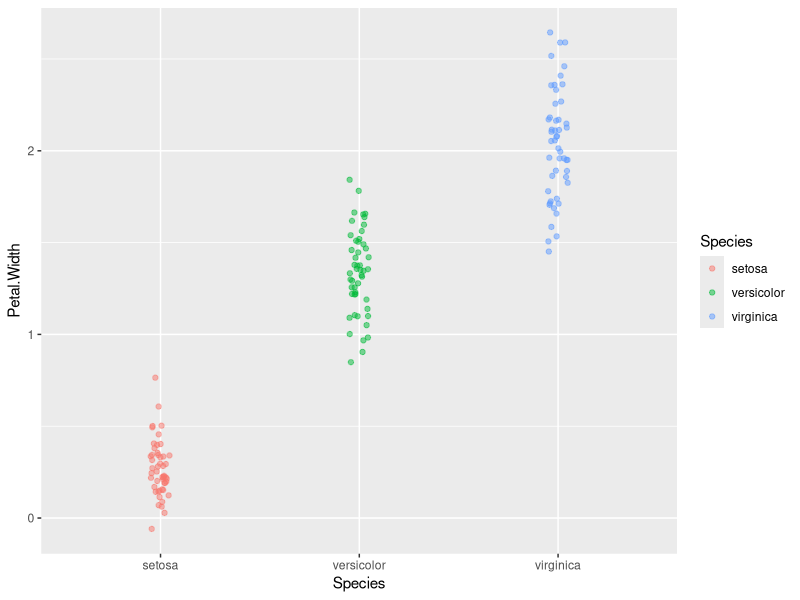
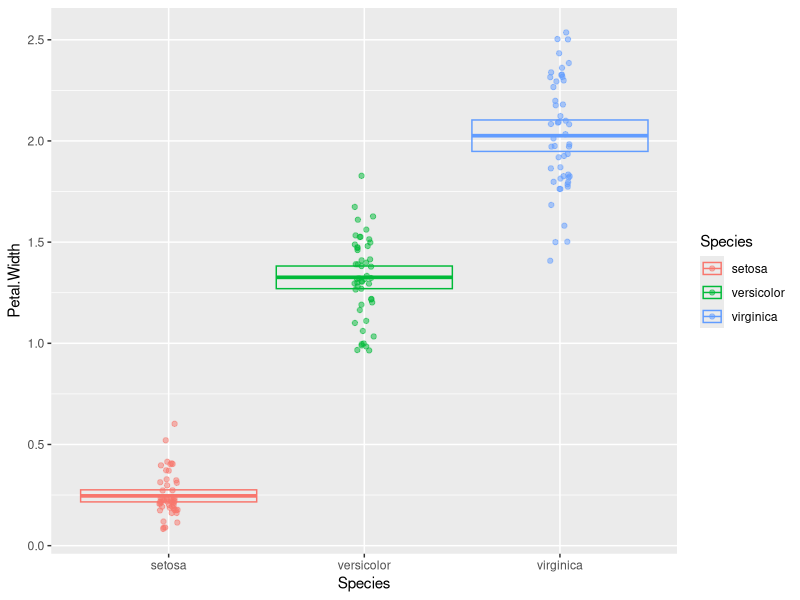
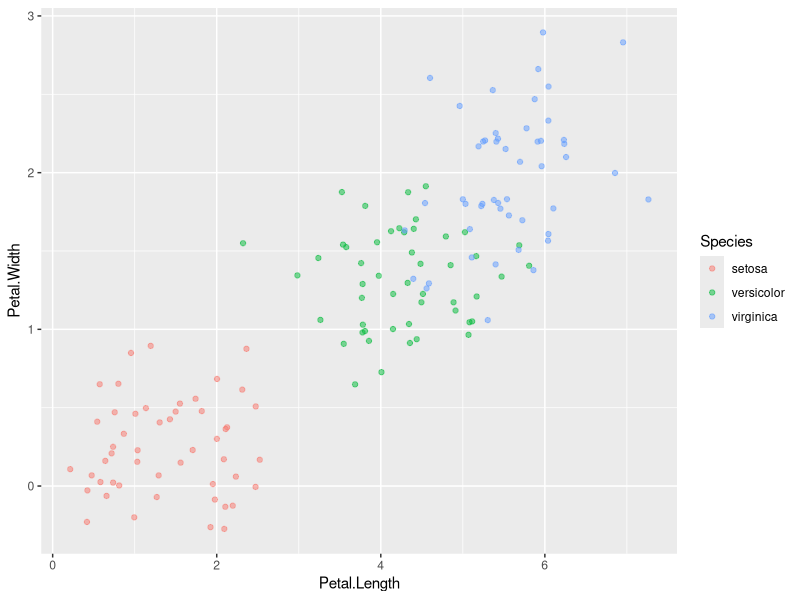
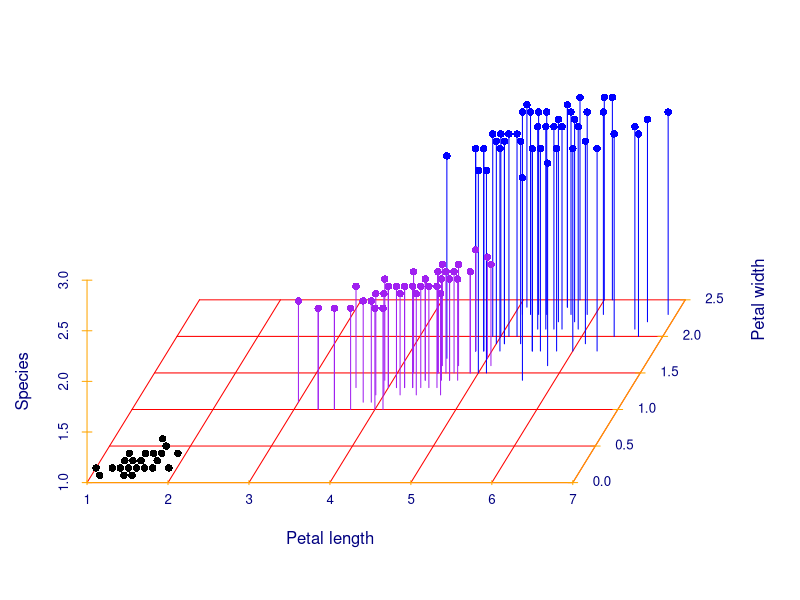

Source code (R) for these figures, in order:


# # load packages ---------------------------------------------------------

library(tidyverse)    # load the tidyverse package

library(psych)

library(scatterplot3d)




# # read data -------------------------------------------------------------

iris
iris <- as_tibble(iris)
iris

#  Q-1 --------------------------------------------------------------------

rename(
  iris,
  sepal_length = Sepal.Length,
  sepal_width = Sepal.Width,
  petal_lenght = Petal.Length,
  petal_width = Petal.Width
)


# Q-2 ---------------------------------------------------------------------

mutate_each(iris, funs(. * 10), -Species)

# Q-3 ---------------------------------------------------------------------

mutate(iris,
       Sepal.Area = Sepal.Width * Sepal.Length,
       Petal.Area = Petal.Width * Petal.Length)



# Q-4 ---------------------------------------------------------------------

summarise(
  iris,
  sample_size = n(),
  mean = (Sepal.Width),
  max = (Sepal.Width),
  median = (Sepal.Width),
  sem = mean + sqrt(sample_size)
)

scores <- c(2, 4.4, 3, 7, 4.4)
sort(scores)
min(scores)
max(scores)
median(scores)
range(scores)
quantile(scores, .25)


# Q-5 ---------------------------------------------------------------------
  iris_grouped <- group_by(iris, Species)
iris_grouped

iris_summarized <-
  summarise(
  iris_grouped,
  sample_size = n(),
  mean = mean(Petal.Width),
  sd = sd(Petal.Width),
  var = var(Petal.Width),
  stderr = sd / sqrt(sample_size),
  ci_upper = mean + 2 * stderr,
  ci_lower = mean - 2 * stderr
)
iris_summarized




# Q-6 ---------------------------------------------------------------------

ggplot(data = iris) + geom_jitter(
  aes(y = Petal.Width, x = Species, color = Species),
  width = 0.05,
  height = 0.2,
  alpha = 0.5
)

# Q-7 ---------------------------------------------------------------------
ggplot(data = iris) + geom_jitter(
  aes(y = Petal.Width, x = Species, color = Species),
  width = 0.05,
  alpha = 0.5
) +
  geom_crossbar(
    data = iris_summarized,
    mapping = aes(
      x = Species,
      y = mean,
      ymax = ci_upper,
      ymin = ci_lower,
      color = Species
    )
  )


# Q-8 ---------------------------------------------------------------------
ggplot(data = iris) + geom_jitter(
  aes(y = Petal.Width, x = Petal.Length, color = Species),
  width = 0.9,
  height = 0.5,
  alpha = 0.5
)



# As a scatterplot3D --------------------------------------------------------

attach(iris)
scatterplot3d(
  Petal.Length,
  Petal.Width,
  Species,
  pch = 16,
  type = "h",
  angle = 65, box = FALSE, grid = TRUE, col.grid = "red", col.axis = "orange",
  col.lab = "navyblue",
  xlab = "Petal length",
  ylab = "Petal width",
  zlab = "Species",
  color = c("black", "purple", "blue")[as.integer(Species)]
)
